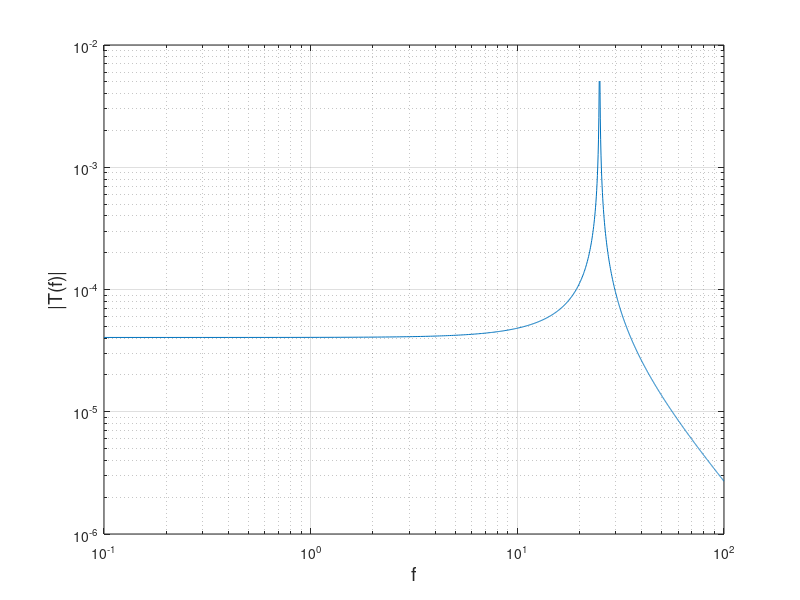

The MATLAB source for this figure:
%% Transfer function of SHO
f = 0:0.1:100;%frequency vector
k = 4*pi^2*25^2;
figure;
loglog(f,abs(1./(k-4*pi^2*f.^2)))
grid on
ylabel('|T(f)|','FontSize',14)
xlabel('f','FontSize',14)